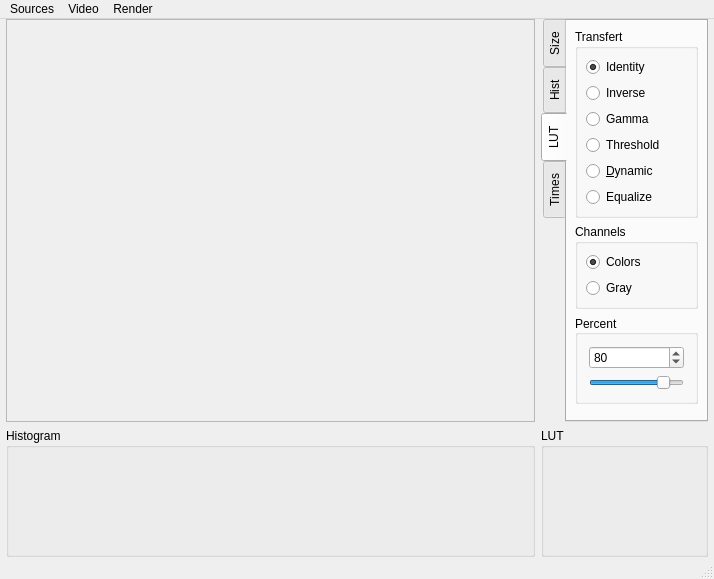
<?xml version="1.0" encoding="UTF-8"?>
<ui version="4.0">
 <class>MainWindow</class>
 <widget class="QMainWindow" name="MainWindow">
  <property name="geometry">
   <rect>
    <x>0</x>
    <y>0</y>
    <width>714</width>
    <height>569</height>
   </rect>
  </property>
  <property name="windowTitle">
   <string>Histograms &amp; LUTs</string>
  </property>
  <widget class="QWidget" name="centralWidget">
   <layout class="QGridLayout" name="gridLayout">
    <property name="leftMargin">
     <number>6</number>
    </property>
    <property name="topMargin">
     <number>0</number>
    </property>
    <property name="rightMargin">
     <number>6</number>
    </property>
    <property name="bottomMargin">
     <number>0</number>
    </property>
    <item row="0" column="0">
     <widget class="QScrollArea" name="scrollArea">
      <property name="sizePolicy">
       <sizepolicy hsizetype="Expanding" vsizetype="Expanding">
        <horstretch>0</horstretch>
        <verstretch>0</verstretch>
       </sizepolicy>
      </property>
      <property name="widgetResizable">
       <bool>true</bool>
      </property>
      <property name="alignment">
       <set>Qt::AlignCenter</set>
      </property>
      <widget class="QcvMatWidget" name="widgetImage">
       <property name="geometry">
        <rect>
         <x>0</x>
         <y>0</y>
         <width>528</width>
         <height>398</height>
        </rect>
       </property>
      </widget>
     </widget>
    </item>
    <item row="1" column="0">
     <widget class="QGroupBox" name="groupBoxHistogram">
      <property name="sizePolicy">
       <sizepolicy hsizetype="Expanding" vsizetype="Fixed">
        <horstretch>0</horstretch>
        <verstretch>0</verstretch>
       </sizepolicy>
      </property>
      <property name="minimumSize">
       <size>
        <width>100</width>
        <height>100</height>
       </size>
      </property>
      <property name="title">
       <string>Histogram</string>
      </property>
      <layout class="QHBoxLayout" name="horizontalLayout">
       <property name="leftMargin">
        <number>3</number>
       </property>
       <property name="topMargin">
        <number>3</number>
       </property>
       <property name="rightMargin">
        <number>3</number>
       </property>
       <property name="bottomMargin">
        <number>3</number>
       </property>
       <item>
        <widget class="QcvMatWidgetImage" name="widgetHistogram" native="true">
         <property name="sizePolicy">
          <sizepolicy hsizetype="Expanding" vsizetype="Expanding">
           <horstretch>0</horstretch>
           <verstretch>0</verstretch>
          </sizepolicy>
         </property>
         <property name="minimumSize">
          <size>
           <width>512</width>
           <height>100</height>
          </size>
         </property>
        </widget>
       </item>
      </layout>
     </widget>
    </item>
    <item row="1" column="1">
     <widget class="QGroupBox" name="groupBoxLUT">
      <property name="sizePolicy">
       <sizepolicy hsizetype="Preferred" vsizetype="Fixed">
        <horstretch>0</horstretch>
        <verstretch>0</verstretch>
       </sizepolicy>
      </property>
      <property name="title">
       <string>LUT</string>
      </property>
      <layout class="QHBoxLayout" name="horizontalLayout_2">
       <property name="leftMargin">
        <number>3</number>
       </property>
       <property name="topMargin">
        <number>3</number>
       </property>
       <property name="rightMargin">
        <number>3</number>
       </property>
       <property name="bottomMargin">
        <number>3</number>
       </property>
       <item>
        <widget class="QcvMatWidgetImage" name="widgetLUT" native="true">
         <property name="sizePolicy">
          <sizepolicy hsizetype="Fixed" vsizetype="Fixed">
           <horstretch>0</horstretch>
           <verstretch>0</verstretch>
          </sizepolicy>
         </property>
         <property name="minimumSize">
          <size>
           <width>100</width>
           <height>100</height>
          </size>
         </property>
        </widget>
       </item>
      </layout>
     </widget>
    </item>
    <item row="0" column="1">
     <widget class="QTabWidget" name="tabWidget">
      <property name="sizePolicy">
       <sizepolicy hsizetype="Preferred" vsizetype="Expanding">
        <horstretch>0</horstretch>
        <verstretch>0</verstretch>
       </sizepolicy>
      </property>
      <property name="styleSheet">
       <string notr="true">font: 10pt &quot;Lucida Grande&quot;;</string>
      </property>
      <property name="tabPosition">
       <enum>QTabWidget::West</enum>
      </property>
      <property name="currentIndex">
       <number>2</number>
      </property>
      <widget class="QWidget" name="sizeTab">
       <attribute name="title">
        <string>Size</string>
       </attribute>
       <layout class="QVBoxLayout" name="verticalLayout">
        <property name="leftMargin">
         <number>8</number>
        </property>
        <property name="topMargin">
         <number>8</number>
        </property>
        <property name="rightMargin">
         <number>8</number>
        </property>
        <property name="bottomMargin">
         <number>8</number>
        </property>
        <item>
         <widget class="QRadioButton" name="radioButtonOrigSize">
          <property name="text">
           <string>Originale</string>
          </property>
          <property name="checked">
           <bool>true</bool>
          </property>
         </widget>
        </item>
        <item>
         <widget class="QRadioButton" name="radioButtonCustomSize">
          <property name="text">
           <string>Custom</string>
          </property>
         </widget>
        </item>
        <item>
         <widget class="QLabel" name="labelWidth">
          <property name="text">
           <string>Largeur</string>
          </property>
         </widget>
        </item>
        <item>
         <widget class="QSpinBox" name="spinBoxWidth">
          <property name="maximum">
           <number>1600</number>
          </property>
          <property name="singleStep">
           <number>4</number>
          </property>
         </widget>
        </item>
        <item>
         <widget class="QLabel" name="labelHeight">
          <property name="text">
           <string>Hauteur</string>
          </property>
         </widget>
        </item>
        <item>
         <widget class="QSpinBox" name="spinBoxHeight">
          <property name="maximum">
           <number>1200</number>
          </property>
          <property name="singleStep">
           <number>4</number>
          </property>
         </widget>
        </item>
        <item>
         <widget class="QCheckBox" name="checkBoxFlip">
          <property name="text">
           <string>Flip</string>
          </property>
         </widget>
        </item>
        <item>
         <spacer name="verticalSpacer">
          <property name="orientation">
           <enum>Qt::Vertical</enum>
          </property>
          <property name="sizeHint" stdset="0">
           <size>
            <width>20</width>
            <height>228</height>
           </size>
          </property>
         </spacer>
        </item>
       </layout>
      </widget>
      <widget class="QWidget" name="histTab">
       <attribute name="title">
        <string>Hist</string>
       </attribute>
       <layout class="QVBoxLayout" name="verticalLayout_7">
        <property name="leftMargin">
         <number>8</number>
        </property>
        <property name="topMargin">
         <number>8</number>
        </property>
        <property name="rightMargin">
         <number>8</number>
        </property>
        <property name="bottomMargin">
         <number>8</number>
        </property>
        <item>
         <widget class="QGroupBox" name="groupBoxHistChannels">
          <property name="title">
           <string>Channels</string>
          </property>
          <layout class="QVBoxLayout" name="verticalLayout_8">
           <item>
            <widget class="QCheckBox" name="checkBoxHistRed">
             <property name="text">
              <string>Red</string>
             </property>
             <property name="shortcut">
              <string>R</string>
             </property>
            </widget>
           </item>
           <item>
            <widget class="QCheckBox" name="checkBoxHistGreen">
             <property name="text">
              <string>Green</string>
             </property>
             <property name="shortcut">
              <string>G</string>
             </property>
            </widget>
           </item>
           <item>
            <widget class="QCheckBox" name="checkBoxHistBlue">
             <property name="text">
              <string>Blue</string>
             </property>
             <property name="shortcut">
              <string>B</string>
             </property>
            </widget>
           </item>
           <item>
            <widget class="QCheckBox" name="checkBoxHistGray">
             <property name="text">
              <string>Gray</string>
             </property>
             <property name="shortcut">
              <string>K</string>
             </property>
            </widget>
           </item>
          </layout>
         </widget>
        </item>
        <item>
         <widget class="QGroupBox" name="groupBoxHistMode">
          <property name="title">
           <string>Hist. mode</string>
          </property>
          <layout class="QVBoxLayout" name="verticalLayout_6">
           <item>
            <widget class="QRadioButton" name="radioButtonHMNormal">
             <property name="text">
              <string>Normal</string>
             </property>
             <property name="shortcut">
              <string>V</string>
             </property>
             <property name="checked">
              <bool>true</bool>
             </property>
            </widget>
           </item>
           <item>
            <widget class="QRadioButton" name="radioButtonHMCumulative">
             <property name="text">
              <string>Cumulative</string>
             </property>
             <property name="shortcut">
              <string>C</string>
             </property>
            </widget>
           </item>
           <item>
            <widget class="QRadioButton" name="radioButtonHMTime">
             <property name="text">
              <string>Time Cumul.</string>
             </property>
             <property name="shortcut">
              <string>T</string>
             </property>
            </widget>
           </item>
          </layout>
         </widget>
        </item>
        <item>
         <spacer name="verticalSpacer_3">
          <property name="orientation">
           <enum>Qt::Vertical</enum>
          </property>
          <property name="sizeHint" stdset="0">
           <size>
            <width>20</width>
            <height>40</height>
           </size>
          </property>
         </spacer>
        </item>
       </layout>
      </widget>
      <widget class="QWidget" name="lutTab">
       <attribute name="title">
        <string>LUT</string>
       </attribute>
       <layout class="QVBoxLayout" name="verticalLayout_2">
        <property name="leftMargin">
         <number>8</number>
        </property>
        <property name="topMargin">
         <number>8</number>
        </property>
        <property name="rightMargin">
         <number>8</number>
        </property>
        <property name="bottomMargin">
         <number>8</number>
        </property>
        <item>
         <widget class="QGroupBox" name="lutBox">
          <property name="title">
           <string>Transfert</string>
          </property>
          <layout class="QVBoxLayout" name="verticalLayout_3">
           <property name="leftMargin">
            <number>8</number>
           </property>
           <property name="topMargin">
            <number>8</number>
           </property>
           <property name="rightMargin">
            <number>8</number>
           </property>
           <property name="bottomMargin">
            <number>8</number>
           </property>
           <item>
            <widget class="QRadioButton" name="radioButtonIdentity">
             <property name="text">
              <string>Identity</string>
             </property>
             <property name="shortcut">
              <string>I</string>
             </property>
             <property name="checked">
              <bool>true</bool>
             </property>
            </widget>
           </item>
           <item>
            <widget class="QRadioButton" name="radioButtonInverse">
             <property name="text">
              <string>Inverse</string>
             </property>
             <property name="shortcut">
              <string>N</string>
             </property>
            </widget>
           </item>
           <item>
            <widget class="QRadioButton" name="radioButtonGamma">
             <property name="text">
              <string>Gamma</string>
             </property>
             <property name="shortcut">
              <string>M</string>
             </property>
            </widget>
           </item>
           <item>
            <widget class="QRadioButton" name="radioButtonThreshold">
             <property name="text">
              <string>Threshold</string>
             </property>
             <property name="shortcut">
              <string>H</string>
             </property>
            </widget>
           </item>
           <item>
            <widget class="QRadioButton" name="radioButtonDynamic">
             <property name="text">
              <string>&amp;Dynamic</string>
             </property>
             <property name="shortcut">
              <string>D</string>
             </property>
            </widget>
           </item>
           <item>
            <widget class="QRadioButton" name="radioButtonEqualize">
             <property name="text">
              <string>Equalize</string>
             </property>
             <property name="shortcut">
              <string>E</string>
             </property>
            </widget>
           </item>
          </layout>
         </widget>
        </item>
        <item>
         <widget class="QGroupBox" name="channelBox">
          <property name="title">
           <string>Channels</string>
          </property>
          <layout class="QVBoxLayout" name="verticalLayout_4">
           <property name="leftMargin">
            <number>8</number>
           </property>
           <property name="topMargin">
            <number>8</number>
           </property>
           <property name="rightMargin">
            <number>8</number>
           </property>
           <property name="bottomMargin">
            <number>8</number>
           </property>
           <item>
            <widget class="QRadioButton" name="radioButtonChColor">
             <property name="text">
              <string>Colors</string>
             </property>
             <property name="checked">
              <bool>true</bool>
             </property>
            </widget>
           </item>
           <item>
            <widget class="QRadioButton" name="radioButtonChGray">
             <property name="text">
              <string>Gray</string>
             </property>
            </widget>
           </item>
          </layout>
         </widget>
        </item>
        <item>
         <widget class="QGroupBox" name="percentBox">
          <property name="title">
           <string>Percent</string>
          </property>
          <property name="alignment">
           <set>Qt::AlignLeading|Qt::AlignLeft|Qt::AlignVCenter</set>
          </property>
          <layout class="QVBoxLayout" name="verticalLayout_5">
           <item>
            <widget class="QSpinBox" name="spinBoxlutParam">
             <property name="minimum">
              <number>5</number>
             </property>
             <property name="maximum">
              <number>95</number>
             </property>
             <property name="value">
              <number>80</number>
             </property>
            </widget>
           </item>
           <item>
            <widget class="QSlider" name="horizontalSlider">
             <property name="minimum">
              <number>5</number>
             </property>
             <property name="maximum">
              <number>95</number>
             </property>
             <property name="value">
              <number>80</number>
             </property>
             <property name="orientation">
              <enum>Qt::Horizontal</enum>
             </property>
            </widget>
           </item>
          </layout>
         </widget>
        </item>
        <item>
         <spacer name="verticalSpacer_2">
          <property name="orientation">
           <enum>Qt::Vertical</enum>
          </property>
          <property name="sizeHint" stdset="0">
           <size>
            <width>20</width>
            <height>40</height>
           </size>
          </property>
         </spacer>
        </item>
       </layout>
      </widget>
      <widget class="QWidget" name="timeTab">
       <attribute name="title">
        <string>Times</string>
       </attribute>
       <layout class="QVBoxLayout" name="verticalLayout_9">
        <item>
         <widget class="QGroupBox" name="groupBoxHistogram_2">
          <property name="title">
           <string>Histogram</string>
          </property>
          <layout class="QVBoxLayout" name="verticalLayout_10">
           <property name="leftMargin">
            <number>8</number>
           </property>
           <property name="topMargin">
            <number>8</number>
           </property>
           <property name="rightMargin">
            <number>8</number>
           </property>
           <property name="bottomMargin">
            <number>8</number>
           </property>
           <item>
            <widget class="QLabel" name="labelUH1">
             <property name="text">
              <string>Update 1</string>
             </property>
            </widget>
           </item>
           <item>
            <widget class="QLabel" name="labelUH1Time">
             <property name="text">
              <string>0</string>
             </property>
             <property name="alignment">
              <set>Qt::AlignRight|Qt::AlignTrailing|Qt::AlignVCenter</set>
             </property>
            </widget>
           </item>
           <item>
            <widget class="QLabel" name="labelUH2">
             <property name="text">
              <string>Update 2</string>
             </property>
            </widget>
           </item>
           <item>
            <widget class="QLabel" name="labelUH2Time">
             <property name="text">
              <string>0</string>
             </property>
             <property name="alignment">
              <set>Qt::AlignRight|Qt::AlignTrailing|Qt::AlignVCenter</set>
             </property>
            </widget>
           </item>
           <item>
            <widget class="QLabel" name="labelDH">
             <property name="text">
              <string>Draw</string>
             </property>
            </widget>
           </item>
           <item>
            <widget class="QLabel" name="labelDHTime">
             <property name="text">
              <string>0</string>
             </property>
             <property name="alignment">
              <set>Qt::AlignRight|Qt::AlignTrailing|Qt::AlignVCenter</set>
             </property>
            </widget>
           </item>
          </layout>
         </widget>
        </item>
        <item>
         <widget class="QGroupBox" name="groupBoxLUT_2">
          <property name="title">
           <string>LUT</string>
          </property>
          <layout class="QVBoxLayout" name="verticalLayout_11">
           <item>
            <widget class="QLabel" name="labelCL">
             <property name="text">
              <string>Compute</string>
             </property>
            </widget>
           </item>
           <item>
            <widget class="QLabel" name="labelCLTime">
             <property name="text">
              <string>0</string>
             </property>
             <property name="alignment">
              <set>Qt::AlignRight|Qt::AlignTrailing|Qt::AlignVCenter</set>
             </property>
            </widget>
           </item>
           <item>
            <widget class="QLabel" name="labelAL">
             <property name="text">
              <string>Apply</string>
             </property>
            </widget>
           </item>
           <item>
            <widget class="QLabel" name="labelALTime">
             <property name="text">
              <string>0</string>
             </property>
             <property name="alignment">
              <set>Qt::AlignRight|Qt::AlignTrailing|Qt::AlignVCenter</set>
             </property>
            </widget>
           </item>
           <item>
            <widget class="QLabel" name="labelDL">
             <property name="text">
              <string>Draw</string>
             </property>
            </widget>
           </item>
           <item>
            <widget class="QLabel" name="labelDLTime">
             <property name="text">
              <string>0</string>
             </property>
             <property name="alignment">
              <set>Qt::AlignRight|Qt::AlignTrailing|Qt::AlignVCenter</set>
             </property>
            </widget>
           </item>
          </layout>
         </widget>
        </item>
        <item>
         <widget class="QGroupBox" name="groupBoxDL">
          <property name="title">
           <string>All</string>
          </property>
          <layout class="QHBoxLayout" name="horizontalLayout_5">
           <property name="leftMargin">
            <number>8</number>
           </property>
           <property name="topMargin">
            <number>8</number>
           </property>
           <property name="rightMargin">
            <number>8</number>
           </property>
           <property name="bottomMargin">
            <number>8</number>
           </property>
           <item>
            <widget class="QLabel" name="labelAllTime">
             <property name="text">
              <string>0</string>
             </property>
             <property name="alignment">
              <set>Qt::AlignRight|Qt::AlignTrailing|Qt::AlignVCenter</set>
             </property>
            </widget>
           </item>
          </layout>
         </widget>
        </item>
        <item>
         <spacer name="verticalSpacer_4">
          <property name="orientation">
           <enum>Qt::Vertical</enum>
          </property>
          <property name="sizeHint" stdset="0">
           <size>
            <width>20</width>
            <height>40</height>
           </size>
          </property>
         </spacer>
        </item>
       </layout>
      </widget>
     </widget>
    </item>
   </layout>
  </widget>
  <widget class="QMenuBar" name="menuBar">
   <property name="geometry">
    <rect>
     <x>0</x>
     <y>0</y>
     <width>714</width>
     <height>22</height>
    </rect>
   </property>
   <widget class="QMenu" name="menuSources">
    <property name="title">
     <string>Sources</string>
    </property>
    <addaction name="actionCamera_0"/>
    <addaction name="actionCamera_1"/>
    <addaction name="actionFile"/>
    <addaction name="separator"/>
    <addaction name="actionQuit"/>
   </widget>
   <widget class="QMenu" name="menuVideo">
    <property name="title">
     <string>Video</string>
    </property>
    <widget class="QMenu" name="menuSize">
     <property name="title">
      <string>taille</string>
     </property>
     <addaction name="actionOriginalSize"/>
     <addaction name="actionConstrainedSize"/>
    </widget>
    <addaction name="actionFlip"/>
    <addaction name="separator"/>
    <addaction name="menuSize"/>
   </widget>
   <widget class="QMenu" name="menuRender">
    <property name="title">
     <string>Render</string>
    </property>
    <addaction name="actionRenderImage"/>
    <addaction name="actionRenderPixmap"/>
    <addaction name="actionRenderOpenGL"/>
   </widget>
   <addaction name="menuSources"/>
   <addaction name="menuVideo"/>
   <addaction name="menuRender"/>
  </widget>
  <widget class="QStatusBar" name="statusBar"/>
  <action name="actionCamera_0">
   <property name="text">
    <string>Camera 0</string>
   </property>
   <property name="toolTip">
    <string>caméra interne</string>
   </property>
   <property name="shortcut">
    <string>Ctrl+Shift+0</string>
   </property>
  </action>
  <action name="actionCamera_1">
   <property name="text">
    <string>Camera 1</string>
   </property>
   <property name="toolTip">
    <string>caméra externe</string>
   </property>
   <property name="shortcut">
    <string>Ctrl+Shift+1</string>
   </property>
  </action>
  <action name="actionFile">
   <property name="text">
    <string>File</string>
   </property>
   <property name="toolTip">
    <string>fichier video</string>
   </property>
   <property name="shortcut">
    <string>Ctrl+O</string>
   </property>
  </action>
  <action name="actionFlip">
   <property name="checkable">
    <bool>true</bool>
   </property>
   <property name="text">
    <string>flip</string>
   </property>
  </action>
  <action name="actionOriginalSize">
   <property name="checkable">
    <bool>true</bool>
   </property>
   <property name="text">
    <string>Originale</string>
   </property>
   <property name="toolTip">
    <string>taille originale</string>
   </property>
  </action>
  <action name="actionConstrainedSize">
   <property name="checkable">
    <bool>true</bool>
   </property>
   <property name="text">
    <string>Custom</string>
   </property>
   <property name="iconText">
    <string>contrainte</string>
   </property>
   <property name="toolTip">
    <string>taille imposée</string>
   </property>
  </action>
  <action name="actionQuit">
   <property name="text">
    <string>Quitter</string>
   </property>
  </action>
  <action name="actionRenderImage">
   <property name="checkable">
    <bool>true</bool>
   </property>
   <property name="checked">
    <bool>true</bool>
   </property>
   <property name="text">
    <string>Image</string>
   </property>
  </action>
  <action name="actionRenderPixmap">
   <property name="checkable">
    <bool>true</bool>
   </property>
   <property name="text">
    <string>Pixmap</string>
   </property>
  </action>
  <action name="actionRenderOpenGL">
   <property name="checkable">
    <bool>true</bool>
   </property>
   <property name="text">
    <string>OpenGL</string>
   </property>
  </action>
 </widget>
 <layoutdefault spacing="6" margin="11"/>
 <customwidgets>
  <customwidget>
   <class>QcvMatWidget</class>
   <extends>QWidget</extends>
   <header>QcvMatWidget.h</header>
   <container>1</container>
  </customwidget>
  <customwidget>
   <class>QcvMatWidgetImage</class>
   <extends>QWidget</extends>
   <header>QcvMatWidgetImage.h</header>
   <container>1</container>
  </customwidget>
 </customwidgets>
 <tabstops>
  <tabstop>tabWidget</tabstop>
  <tabstop>radioButtonOrigSize</tabstop>
  <tabstop>radioButtonCustomSize</tabstop>
  <tabstop>spinBoxWidth</tabstop>
  <tabstop>spinBoxHeight</tabstop>
  <tabstop>checkBoxFlip</tabstop>
  <tabstop>checkBoxHistRed</tabstop>
  <tabstop>checkBoxHistGreen</tabstop>
  <tabstop>checkBoxHistBlue</tabstop>
  <tabstop>checkBoxHistGray</tabstop>
  <tabstop>radioButtonHMNormal</tabstop>
  <tabstop>radioButtonHMCumulative</tabstop>
  <tabstop>radioButtonHMTime</tabstop>
  <tabstop>radioButtonIdentity</tabstop>
  <tabstop>radioButtonInverse</tabstop>
  <tabstop>radioButtonGamma</tabstop>
  <tabstop>radioButtonThreshold</tabstop>
  <tabstop>radioButtonDynamic</tabstop>
  <tabstop>radioButtonEqualize</tabstop>
  <tabstop>radioButtonChColor</tabstop>
  <tabstop>radioButtonChGray</tabstop>
  <tabstop>spinBoxlutParam</tabstop>
  <tabstop>horizontalSlider</tabstop>
  <tabstop>scrollArea</tabstop>
 </tabstops>
 <resources/>
 <connections>
  <connection>
   <sender>radioButtonCustomSize</sender>
   <signal>clicked(bool)</signal>
   <receiver>actionConstrainedSize</receiver>
   <slot>setChecked(bool)</slot>
   <hints>
    <hint type="sourcelabel">
     <x>642</x>
     <y>54</y>
    </hint>
    <hint type="destinationlabel">
     <x>-1</x>
     <y>-1</y>
    </hint>
   </hints>
  </connection>
  <connection>
   <sender>actionConstrainedSize</sender>
   <signal>triggered(bool)</signal>
   <receiver>radioButtonCustomSize</receiver>
   <slot>setChecked(bool)</slot>
   <hints>
    <hint type="sourcelabel">
     <x>-1</x>
     <y>-1</y>
    </hint>
    <hint type="destinationlabel">
     <x>642</x>
     <y>54</y>
    </hint>
   </hints>
  </connection>
  <connection>
   <sender>radioButtonOrigSize</sender>
   <signal>clicked(bool)</signal>
   <receiver>actionOriginalSize</receiver>
   <slot>setChecked(bool)</slot>
   <hints>
    <hint type="sourcelabel">
     <x>642</x>
     <y>54</y>
    </hint>
    <hint type="destinationlabel">
     <x>-1</x>
     <y>-1</y>
    </hint>
   </hints>
  </connection>
  <connection>
   <sender>actionOriginalSize</sender>
   <signal>triggered(bool)</signal>
   <receiver>radioButtonOrigSize</receiver>
   <slot>setChecked(bool)</slot>
   <hints>
    <hint type="sourcelabel">
     <x>-1</x>
     <y>-1</y>
    </hint>
    <hint type="destinationlabel">
     <x>642</x>
     <y>54</y>
    </hint>
   </hints>
  </connection>
  <connection>
   <sender>checkBoxFlip</sender>
   <signal>clicked(bool)</signal>
   <receiver>actionFlip</receiver>
   <slot>setChecked(bool)</slot>
   <hints>
    <hint type="sourcelabel">
     <x>651</x>
     <y>74</y>
    </hint>
    <hint type="destinationlabel">
     <x>-1</x>
     <y>-1</y>
    </hint>
   </hints>
  </connection>
  <connection>
   <sender>actionFlip</sender>
   <signal>triggered(bool)</signal>
   <receiver>checkBoxFlip</receiver>
   <slot>setChecked(bool)</slot>
   <hints>
    <hint type="sourcelabel">
     <x>-1</x>
     <y>-1</y>
    </hint>
    <hint type="destinationlabel">
     <x>651</x>
     <y>74</y>
    </hint>
   </hints>
  </connection>
  <connection>
   <sender>spinBoxlutParam</sender>
   <signal>valueChanged(int)</signal>
   <receiver>horizontalSlider</receiver>
   <slot>setValue(int)</slot>
   <hints>
    <hint type="sourcelabel">
     <x>616</x>
     <y>317</y>
    </hint>
    <hint type="destinationlabel">
     <x>603</x>
     <y>345</y>
    </hint>
   </hints>
  </connection>
  <connection>
   <sender>horizontalSlider</sender>
   <signal>valueChanged(int)</signal>
   <receiver>spinBoxlutParam</receiver>
   <slot>setValue(int)</slot>
   <hints>
    <hint type="sourcelabel">
     <x>648</x>
     <y>351</y>
    </hint>
    <hint type="destinationlabel">
     <x>633</x>
     <y>319</y>
    </hint>
   </hints>
  </connection>
 </connections>
</ui>
